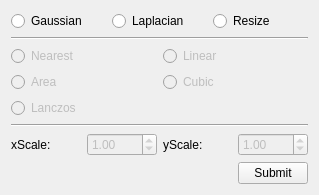
        <widget class="QWidget" name="pyrimads">
         <property name="geometry">
          <rect>
           <x>0</x>
           <y>-96</y>
           <width>319</width>
           <height>191</height>
          </rect>
         </property>
         <attribute name="label">
          <string>Resize</string>
         </attribute>
         <layout class="QVBoxLayout" name="verticalLayout_6">
          <item>
           <layout class="QHBoxLayout" name="horizontalLayout_5">
            <item>
             <widget class="QRadioButton" name="pyrGausianB">
              <property name="font">
               <font>
                <weight>50</weight>
                <bold>false</bold>
               </font>
              </property>
              <property name="text">
               <string>Gaussian</string>
              </property>
              <attribute name="buttonGroup">
               <string notr="true">pyrMethodBtnG</string>
              </attribute>
             </widget>
            </item>
            <item>
             <widget class="QRadioButton" name="pyrLaplacianB">
              <property name="font">
               <font>
                <weight>50</weight>
                <bold>false</bold>
               </font>
              </property>
              <property name="text">
               <string>Laplacian</string>
              </property>
              <attribute name="buttonGroup">
               <string notr="true">pyrMethodBtnG</string>
              </attribute>
             </widget>
            </item>
            <item>
             <widget class="QRadioButton" name="pyrResizeB">
              <property name="font">
               <font>
                <weight>50</weight>
                <bold>false</bold>
               </font>
              </property>
              <property name="text">
               <string>Resize</string>
              </property>
              <attribute name="buttonGroup">
               <string notr="true">pyrMethodBtnG</string>
              </attribute>
             </widget>
            </item>
           </layout>
          </item>
          <item>
           <widget class="Line" name="line">
            <property name="orientation">
             <enum>Qt::Horizontal</enum>
            </property>
           </widget>
          </item>
          <item>
           <layout class="QGridLayout" name="gridLayout_5">
            <item row="0" column="0">
             <widget class="QRadioButton" name="nearestB">
              <property name="enabled">
               <bool>false</bool>
              </property>
              <property name="font">
               <font>
                <weight>50</weight>
                <bold>false</bold>
               </font>
              </property>
              <property name="text">
               <string>Nearest</string>
              </property>
              <attribute name="buttonGroup">
               <string notr="true">pyrInerBtnG</string>
              </attribute>
             </widget>
            </item>
            <item row="0" column="1">
             <widget class="QRadioButton" name="linearB">
              <property name="enabled">
               <bool>false</bool>
              </property>
              <property name="font">
               <font>
                <weight>50</weight>
                <bold>false</bold>
               </font>
              </property>
              <property name="text">
               <string>Linear</string>
              </property>
              <attribute name="buttonGroup">
               <string notr="true">pyrInerBtnG</string>
              </attribute>
             </widget>
            </item>
            <item row="1" column="0">
             <widget class="QRadioButton" name="areaB">
              <property name="enabled">
               <bool>false</bool>
              </property>
              <property name="font">
               <font>
                <weight>50</weight>
                <bold>false</bold>
               </font>
              </property>
              <property name="text">
               <string>Area</string>
              </property>
              <attribute name="buttonGroup">
               <string notr="true">pyrInerBtnG</string>
              </attribute>
             </widget>
            </item>
            <item row="1" column="1">
             <widget class="QRadioButton" name="cubicB">
              <property name="enabled">
               <bool>false</bool>
              </property>
              <property name="font">
               <font>
                <weight>50</weight>
                <bold>false</bold>
               </font>
              </property>
              <property name="text">
               <string>Cubic</string>
              </property>
              <attribute name="buttonGroup">
               <string notr="true">pyrInerBtnG</string>
              </attribute>
             </widget>
            </item>
            <item row="2" column="0">
             <widget class="QRadioButton" name="lanczosB">
              <property name="enabled">
               <bool>false</bool>
              </property>
              <property name="font">
               <font>
                <weight>50</weight>
                <bold>false</bold>
               </font>
              </property>
              <property name="text">
               <string>Lanczos</string>
              </property>
              <attribute name="buttonGroup">
               <string notr="true">pyrInerBtnG</string>
              </attribute>
             </widget>
            </item>
           </layout>
          </item>
          <item>
           <widget class="Line" name="line_5">
            <property name="orientation">
             <enum>Qt::Horizontal</enum>
            </property>
           </widget>
          </item>
          <item>
           <layout class="QHBoxLayout" name="horizontalLayout_7">
            <item>
             <widget class="QLabel" name="xScale">
              <property name="font">
               <font>
                <weight>50</weight>
                <bold>false</bold>
               </font>
              </property>
              <property name="text">
               <string>xScale:</string>
              </property>
             </widget>
            </item>
            <item>
             <widget class="QDoubleSpinBox" name="doubleSpinBoxXscale">
              <property name="enabled">
               <bool>false</bool>
              </property>
              <property name="minimum">
               <double>0.100000000000000</double>
              </property>
              <property name="value">
               <double>1.000000000000000</double>
              </property>
             </widget>
            </item>
            <item>
             <widget class="QLabel" name="yScale">
              <property name="font">
               <font>
                <weight>50</weight>
                <bold>false</bold>
               </font>
              </property>
              <property name="text">
               <string>yScale:</string>
              </property>
             </widget>
            </item>
            <item>
             <widget class="QDoubleSpinBox" name="doubleSpinBoxYscale">
              <property name="enabled">
               <bool>false</bool>
              </property>
              <property name="minimum">
               <double>0.100000000000000</double>
              </property>
              <property name="value">
               <double>1.000000000000000</double>
              </property>
             </widget>
            </item>
           </layout>
          </item>
          <item>
           <layout class="QHBoxLayout" name="horizontalLayout_14">
            <item>
             <spacer name="horizontalSpacer_4">
              <property name="orientation">
               <enum>Qt::Horizontal</enum>
              </property>
              <property name="sizeHint" stdset="0">
               <size>
                <width>40</width>
                <height>20</height>
               </size>
              </property>
             </spacer>
            </item>
            <item>
             <widget class="QPushButton" name="pyrimadOkBtn">
              <property name="enabled">
               <bool>true</bool>
              </property>
              <property name="maximumSize">
               <size>
                <width>70</width>
                <height>16777215</height>
               </size>
              </property>
              <property name="text">
               <string>Submit</string>
              </property>
             </widget>
            </item>
           </layout>
          </item>
          <item>
           <spacer name="verticalSpacer_4">
            <property name="orientation">
             <enum>Qt::Vertical</enum>
            </property>
            <property name="sizeHint" stdset="0">
             <size>
              <width>20</width>
              <height>40</height>
             </size>
            </property>
           </spacer>
          </item>
         </layout>
        </widget>
